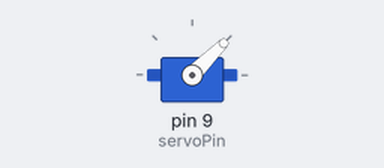
Bench run of a sketch on a simulated Arduino Uno, built with avr-gcc and run on an emulated ATmega328P. On the bench: servo.

Above: at 1.05 s.
Timing chart, 0 to 4.0 s (numbered marks = the images above):
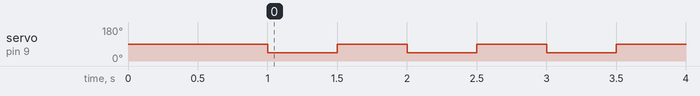

The sketch:

infinite_click_servo_motor.ino
```cpp
#include <Servo.h>

Servo myServo;
int servoPin = 9;
int clickAngle = 45;
int restAngle = 90;

void setup() {
  myServo.attach(servoPin);
  myServo.write(restAngle);
  delay(1000);
}

void loop() {
  myServo.write(clickAngle);
  delay(500);
  myServo.write(restAngle);
  delay(500);
}
```

Measured:
- by itself, servo on pin 9 (servoPin): alternates 90° for 0.50 s and 45° for 0.50 s
